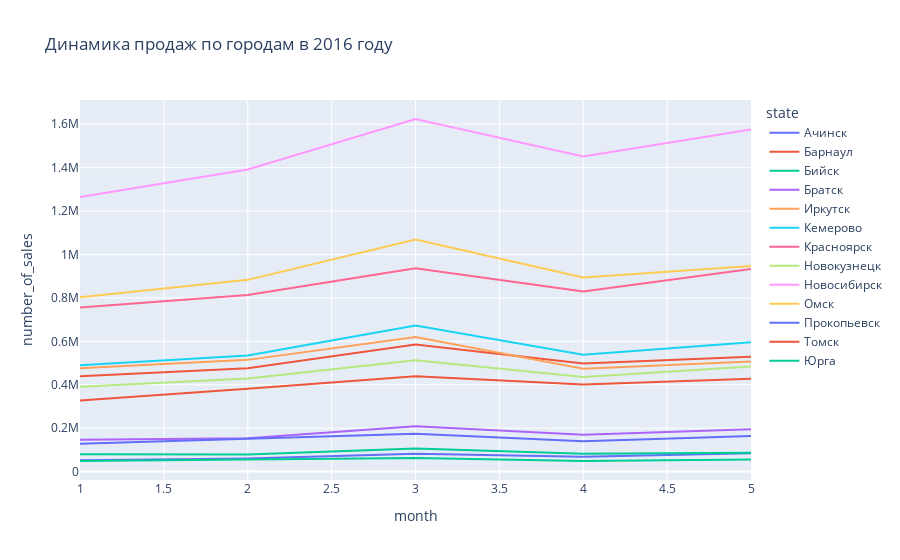

The notebook cell this image was saved under:
### Code cell
# График в plotly
fig = px.line(sales_2016, x="month", y="number_of_sales", color="state", title='Динамика продаж по городам в 2016 году')

fig.show()

### Figure 1 — Plotly figure (JSON) as saved in the notebook; plotly's stock layout.template omitted (floating-point values rounded to 4 significant figures)
{"data": [{"hovertemplate": "state=Ачинск<br>month=%{x}<br>number_of_sales=%{y}<extra></extra>", "legendgroup": "Ачинск", "line": {"color": "#636efa", "dash": "solid"}, "mode": "lines", "name": "Ачинск", "orientation": "v", "showlegend": true, "type": "scatter", "x": [1, 2, 3, 4, 5], "xaxis": "x", "y": [52122, 60444, 82289, 67696, 84881], "yaxis": "y"}, {"hovertemplate": "state=Барнаул<br>month=%{x}<br>number_of_sales=%{y}<extra></extra>", "legendgroup": "Барнаул", "line": {"color": "#EF553B", "dash": "solid"}, "mode": "lines", "name": "Барнаул", "orientation": "v", "showlegend": true, "type": "scatter", "x": [1, 2, 3, 4, 5], "xaxis": "x", "y": [438837, 476233, 585126, 497409, 528431], "yaxis": "y"}, {"hovertemplate": "state=Бийск<br>month=%{x}<br>number_of_sales=%{y}<extra></extra>", "legendgroup": "Бийск", "line": {"color": "#00cc96", "dash": "solid"}, "mode": "lines", "name": "Бийск", "orientation": "v", "showlegend": true, "type": "scatter", "x": [1, 2, 3, 4, 5], "xaxis": "x", "y": [79309, 78973, 106412, 82269, 86585], "yaxis": "y"}, {"hovertemplate": "state=Братск<br>month=%{x}<br>number_of_sales=%{y}<extra></extra>", "legendgroup": "Братск", "line": {"color": "#ab63fa", "dash": "solid"}, "mode": "lines", "name": "Братск", "orientation": "v", "showlegend": true, "type": "scatter", "x": [1, 2, 3, 4, 5], "xaxis": "x", "y": [146037, 153760, 209190, 169538, 194815], "yaxis": "y"}, {"hovertemplate": "state=Иркутск<br>month=%{x}<br>number_of_sales=%{y}<extra></extra>", "legendgroup": "Иркутск", "line": {"color": "#FFA15A", "dash": "solid"}, "mode": "lines", "name": "Иркутск", "orientation": "v", "showlegend": true, "type": "scatter", "x": [1, 2, 3, 4, 5], "xaxis": "x", "y": [475455, 514484, 619765, 473322, 507498], "yaxis": "y"}, {"hovertemplate": "state=Кемерово<br>month=%{x}<br>number_of_sales=%{y}<extra></extra>", "legendgroup": "Кемерово", "line": {"color": "#19d3f3", "dash": "solid"}, "mode": "lines", "name": "Кемерово", "orientation": "v", "showlegend": true, "type": "scatter", "x": [1, 2, 3, 4, 5], "xaxis": "x", "y": [490042, 534316, 672752, 537755, 596163], "yaxis": "y"}, {"hovertemplate": "state=Красноярск<br>month=%{x}<br>number_of_sales=%{y}<extra></extra>", "legendgroup": "Красноярск", "line": {"color": "#FF6692", "dash": "solid"}, "mode": "lines", "name": "Красноярск", "orientation": "v", "showlegend": true, "type": "scatter", "x": [1, 2, 3, 4, 5], "xaxis": "x", "y": [755598, 812916, 936049, 829930, 932985], "yaxis": "y"}, {"hovertemplate": "state=Новокузнецк<br>month=%{x}<br>number_of_sales=%{y}<extra></extra>", "legendgroup": "Новокузнецк", "line": {"color": "#B6E880", "dash": "solid"}, "mode": "lines", "name": "Новокузнецк", "orientation": "v", "showlegend": true, "type": "scatter", "x": [1, 2, 3, 4, 5], "xaxis": "x", "y": [390325, 428826, 512988, 435882, 484189], "yaxis": "y"}, {"hovertemplate": "state=Новосибирск<br>month=%{x}<br>number_of_sales=%{y}<extra></extra>", "legendgroup": "Новосибирск", "line": {"color": "#FF97FF", "dash": "solid"}, "mode": "lines", "name": "Новосибирск", "orientation": "v", "showlegend": true, "type": "scatter", "x": [1, 2, 3, 4, 5], "xaxis": "x", "y": [1264465, 1391114, 1623929, 1450731, 1575124], "yaxis": "y"}, {"hovertemplate": "state=Омск<br>month=%{x}<br>number_of_sales=%{y}<extra></extra>", "legendgroup": "Омск", "line": {"color": "#FECB52", "dash": "solid"}, "mode": "lines", "name": "Омск", "orientation": "v", "showlegend": true, "type": "scatter", "x": [1, 2, 3, 4, 5], "xaxis": "x", "y": [803234, 883014, 1069094, 894130, 947273], "yaxis": "y"}, {"hovertemplate": "state=Прокопьевск<br>month=%{x}<br>number_of_sales=%{y}<extra></extra>", "legendgroup": "Прокопьевск", "line": {"color": "#636efa", "dash": "solid"}, "mode": "lines", "name": "Прокопьевск", "orientation": "v", "showlegend": true, "type": "scatter", "x": [1, 2, 3, 4, 5], "xaxis": "x", "y": [128400, 150980, 174461, 139799, 163987], "yaxis": "y"}, {"hovertemplate": "state=Томск<br>month=%{x}<br>number_of_sales=%{y}<extra></extra>", "legendgroup": "Томск", "line": {"color": "#EF553B", "dash": "solid"}, "mode": "lines", "name": "Томск", "orientation": "v", "showlegend": true, "type": "scatter", "x": [1, 2, 3, 4, 5], "xaxis": "x", "y": [327017, 381313, 439509, 400653, 427595], "yaxis": "y"}, {"hovertemplate": "state=Юрга<br>month=%{x}<br>number_of_sales=%{y}<extra></extra>", "legendgroup": "Юрга", "line": {"color": "#00cc96", "dash": "solid"}, "mode": "lines", "name": "Юрга", "orientation": "v", "showlegend": true, "type": "scatter", "x": [1, 2, 3, 4, 5], "xaxis": "x", "y": [49195, 56485, 62076, 48692, 55522], "yaxis": "y"}], "layout": {"legend": {"title": {"text": "state"}, "tracegroupgap": 0}, "title": {"text": "Динамика продаж по городам в 2016 году"}, "xaxis": {"anchor": "y", "domain": [0, 1], "title": {"text": "month"}}, "yaxis": {"anchor": "x", "domain": [0, 1], "title": {"text": "number_of_sales"}}}}
